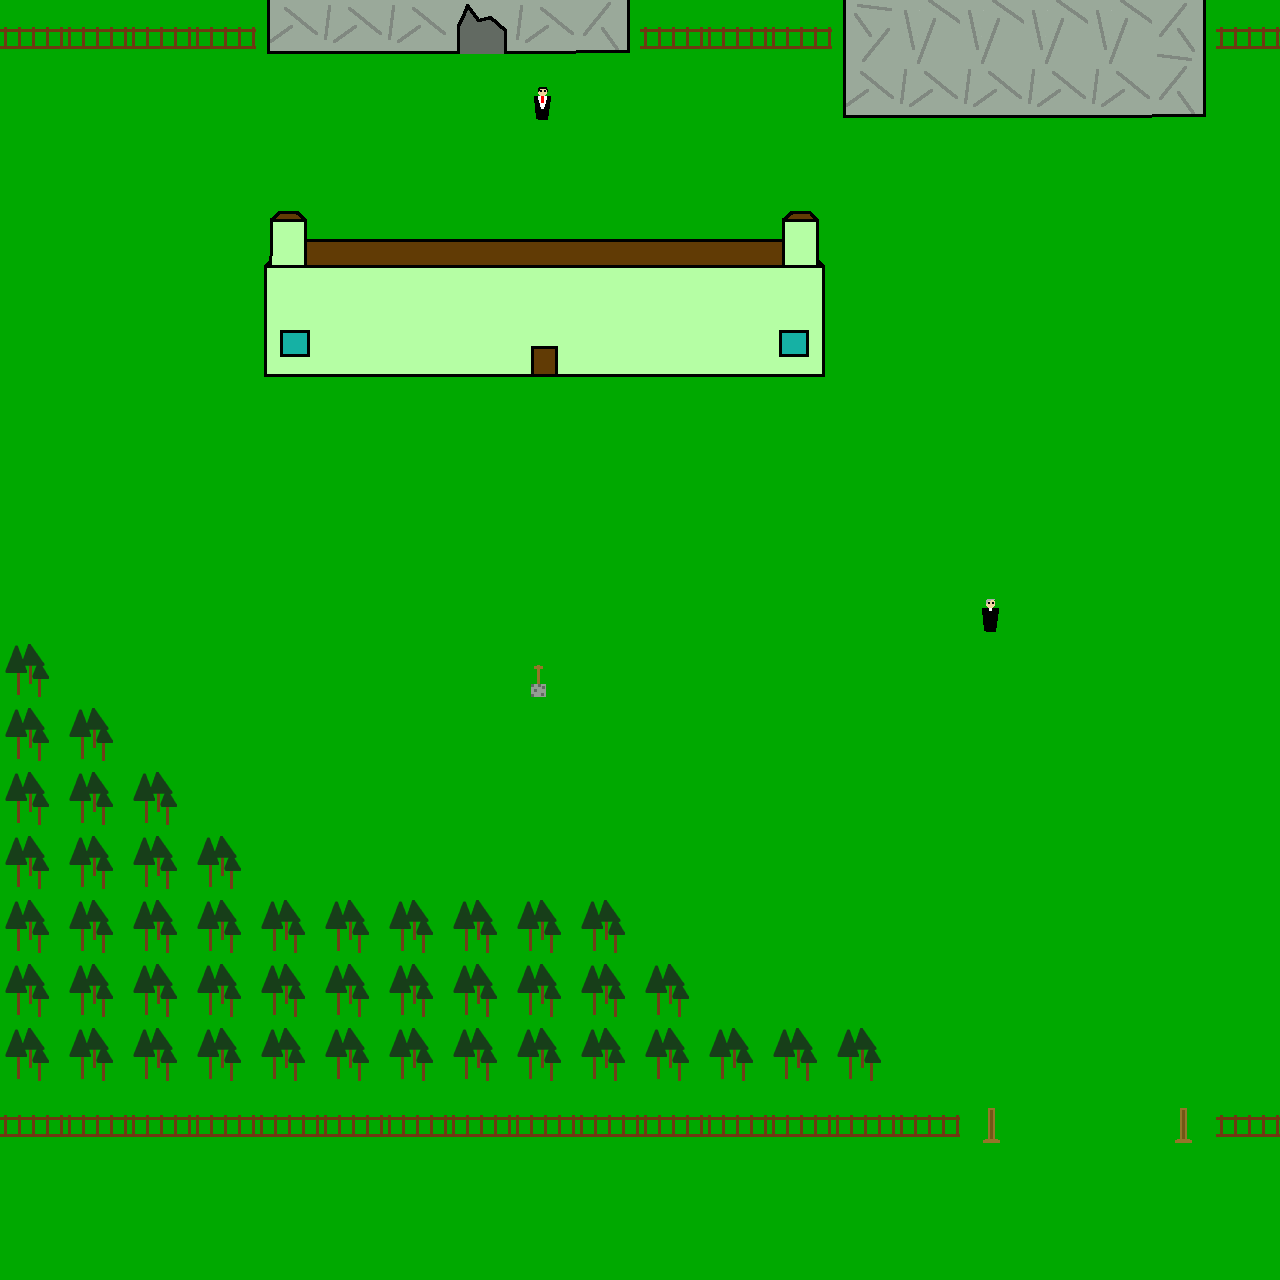

This game map was drawn from its Tiled (.tmx) file and the tilesets committed beside it. A one-line description and the trimmed map source follow:
An orthogonal 20x20 tile map with 64x64 px tiles, 1 tile layer (Capa de Patrones 1), 10 tilesets.

<map version="1.0" orientation="orthogonal" width="20" height="20" tilewidth="64" tileheight="64">
 <properties>
  <property name="Author" value="Adrián Arroyo" />
  <property name="License" value="Apache" />
  <property name="MinVersion" value="JUNO" />
  <property name="Name" value="Azpazeta" />
  <property name="Year" value="2013" />
 </properties>
 <tileset firstgid="1" name="BlueAndRed" tilewidth="64" tileheight="64">
  <image source="../../media/dualsprite.png" width="192" height="64" />
 </tileset>
 <tileset firstgid="4" name="HOUSE1" tilewidth="64" tileheight="64">
  <image source="../../media/housemain.png" width="768" height="64" />
 </tileset>
 <tileset firstgid="16" name="water" tilewidth="64" tileheight="64">
  <image source="../../media/water.png" width="768" height="64" />
 </tileset>
 <tileset firstgid="28" name="housered" tilewidth="64" tileheight="64">
  <image source="../../media/housered.png" width="768" height="64" />
 </tileset>
 <tileset firstgid="40" name="houseyellow" tilewidth="64" tileheight="64">
  <image source="../../media/houseyellow.png" width="768" height="64" />
 </tileset>
 <tileset firstgid="52" name="mountain" tilewidth="64" tileheight="64">
  <image source="../../media/mountain.png" width="768" height="64" />
 </tileset>
 <tileset firstgid="64" name="mountain-inside" tilewidth="64" tileheight="64">
  <image source="../../media/mountain-inside.png" width="1024" height="64" />
 </tileset>
 <tileset firstgid="80" name="road" tilewidth="64" tileheight="64">
  <image source="../../media/road.png" width="1024" height="64" />
 </tileset>
 <tileset firstgid="96" name="palacetower" tilewidth="64" tileheight="64">
  <image source="../../media/palacetower.png" width="1024" height="64" />
 </tileset>
 <tileset firstgid="112" name="villagers" tilewidth="64" tileheight="64">
  <image source="../../media/villagers.png" width="1024" height="64" />
 </tileset>
 <layer name="Capa de Patrones 1" width="20" height="20">
  <properties>
   <property name="License" value="Creative Commons" />
   <property name="Path" value="/media/dualsprite.png" />
  </properties>
  <data>[400 cells, 400 non-empty, 24 distinct tile ids]</data>
 </layer>
</map>
